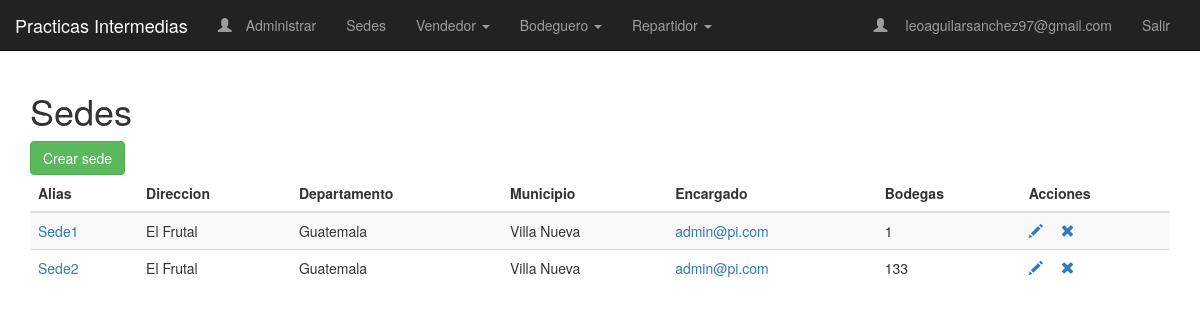
Screenshot of /sedes (signed in) with the database file from the repository.
### sedes/models.py (models this page shows, shortened)
class Usuario(AbstractBaseUser, PermissionsMixin):
    dpi = models.BigIntegerField(
        unique=True,
        validators=[
            MaxValueValidator(9999999999999),
            MinValueValidator(100000000000)
        ]
    )
    nombre = models.CharField(max_length=300)
    fecha_nacimiento = models.DateField('Fecha Nacimiento')
    email = models.EmailField(_('Correo Electronico'), primary_key=True)
    is_admin = models.BooleanField(default=False)
    is_staff = models.BooleanField(default=False)
    is_active = models.BooleanField(default=True)
    date_joined = models.DateTimeField(default=timezone.now)
    USERNAME_FIELD = 'email'
    REQUIRED_FIELDS = ['dpi', 'fecha_nacimiento']
    objects = CustomUserManager()
    class Meta:
        permissions = (("registrar_cliente", "Para registrar clientes de una sede"),
                   ("registrar_venta", "Para registrar ventas de productos"),
                   ("visualizar_reporte", "Para visualizar reportes de ventas"),
                   ("actualizar_inventario", "Para modificar la cantidad de productos del inventario"),
                   ("solicitar_transferencia", "Para solicitar una transferencia de productos"),
                   ("ordenes_transferencia_externa", "Para revisar ordenes de transferencias entre sedes"),
                   ("ordenes_transferencia_interna", "Para revisar ordenes de transferencias entre bodegas"),
                   ("ordenes_venta", "Para modificar el estado de entregado de una orden de venta"),
                   ("ordenes_transferencia", "Para modificar el estado de entregado de una orden de transferencia"))

class Sede(models.Model):
    alias = models.CharField(max_length=200, unique= True)
    direccion = models.CharField(max_length=500)
    departamento = models.CharField(max_length=50)
    municipio = models.CharField(max_length=50)
    encargado = models.ForeignKey(settings.AUTH_USER_MODEL, on_delete=models.CASCADE)
    numero_bodegas = models.IntegerField(default=0)

### sedes/views.py (the view)
# urls.py: path('sedes', views.SedeList.as_view(), name='lista_sedes'),
class SedeList(LoginRequiredMixin, ListView):
    model = Sede

### sedes/templatetags/group_checker.py (called while the page is built)
@register.filter(name='has_group')
def has_group(user, group_name):
    group = Group.objects.get(name=group_name)
    return True if group in user.groups.all() else False

### sedes/templates/sedes/sede_list.html
{% extends '../base.html' %}
{% block body_block %}
<h1>Sedes</h1>
<a class="btn btn-success" href="{% url "crear_sede" %}">Crear sede</a>
<table class="table table-striped">
    <thead class="thead-dark">
        <tr>
            <th>Alias</th>
            <th>Direccion</th>
            <th>Departamento</th>
            <th>Municipio</th>
            <th>Encargado</th>
            <th>Bodegas</th>
            <th colspan="3">Acciones</th>
        </tr>
    </thead>
    <tbody class="table-hover">
        {% for sede in object_list %}
        <tr>
            <td><a href="{% url "detalle_sede"  sede.id  %}">{{ sede.alias }}</a></td>
            <td>{{ sede.direccion }}</td>
            <td>{{ sede.departamento }}</td>
            <td>{{ sede.municipio }}</td>
            <td><a href='{% url "ver_usuario" sede.encargado.dpi %}'>{{ sede.encargado.email }}</a></td>
            <td>{{ sede.numero_bodegas }}</td>
            <td>
                <a href="{% url "modificar_sede"  sede.id  %}"> <span class="glyphicon glyphicon-pencil">&nbsp;</span></a>
                <a href="{% url "eliminar_sede"  sede.id  %}"> <span class="glyphicon glyphicon-remove">&nbsp;</span></a>
            </td>
        </tr>
        {% endfor %}
    </tbody>
</table>
{% endblock %}

### sedes/templates/base.html (shortened to what this page needs)
{% load group_checker %}
<!DOCTYPE html>
<html>
<head>
    <link rel="stylesheet" href="https://maxcdn.bootstrapcdn.com/bootstrap/3.3.7/css/bootstrap.min.css"
>
</head>
<body>
    <nav class="navbar navbar-inverse navbar-static-top">
        <div class="navbar-header">
            <a class="navbar-brand" href="#">Practicas Intermedias</a>
        </div>
        <div class="container">
            <ul class="nav navbar-nav">
                {% if user.is_authenticated %}
                {% if user.is_staff %}
                <li><a class="navbar-link" href="{% url 'admin:index' %}"><span
                            class="glyphicon glyphicon-user">&nbsp;</span>Administrar</a></li>
                {% endif %}
                <li><a class='navbar-link' href="{% url 'lista_sedes' %}">Sedes</a></li>
                {% if request.user|has_group:"Vendedor" %}
                <li class="dropdown">
                    <a href="#" class="dropdown-toggle" data-toggle="dropdown" role="button" aria-haspopup="true"
                        aria-expanded="false">Vendedor <span class="caret"></span></a>
                </li>
                {% endif %}
                {% if request.user|has_group:"Bodeguero" %}
                <li class="dropdown">
                    <a href="#" class="dropdown-toggle" data-toggle="dropdown" role="button" aria-haspopup="true"
                        aria-expanded="false">Bodeguero <span class="caret"></span></a>
                </li>
                {% endif %}
                {% if request.user|has_group:"Repartidor" %}
                <li class="dropdown">
                    <a href="#" class="dropdown-toggle" data-toggle="dropdown" role="button" aria-haspopup="true"
                        aria-expanded="false">Repartidor <span class="caret"></span></a>
                </li>
                {% endif %}
                {% endif %}
            </ul>
            <ul class="nav navbar-nav navbar-right">
                {% if user.is_authenticated %}
                <li><a class="navbar-link" href="/"><span class="glyphicon glyphicon-user">&nbsp;</span>
                        {{ user.email }}</a></li>
                <li><a class='navbar-link' href="{% url 'logout' %}">Salir</a></li>
                {% else %}
                <li><a class='navbar-link' href="{% url 'crear_usuario' %}">Registrarse</a></li>
                <li><a class='navbar-link' href="{% url 'login' %}">Iniciar Sesión</a></li>
                {% endif %}
            </ul>
        </div>
    </nav>
    <div class="container">
        {% block body_block %}
        {% endblock %}
    </div>
</body>
</html>

### rows the page displays
Usuario: email "leoaguilarsanchez97@gmail.com"
Sede: alias "Sede1", direccion "El Frutal", departamento "Guatemala", municipio "Villa Nueva", encargado.email "admin@pi.com", numero_bodegas "1"
Sede: alias "Sede2", direccion "El Frutal", departamento "Guatemala", municipio "Villa Nueva", encargado.email "admin@pi.com", numero_bodegas "133"
